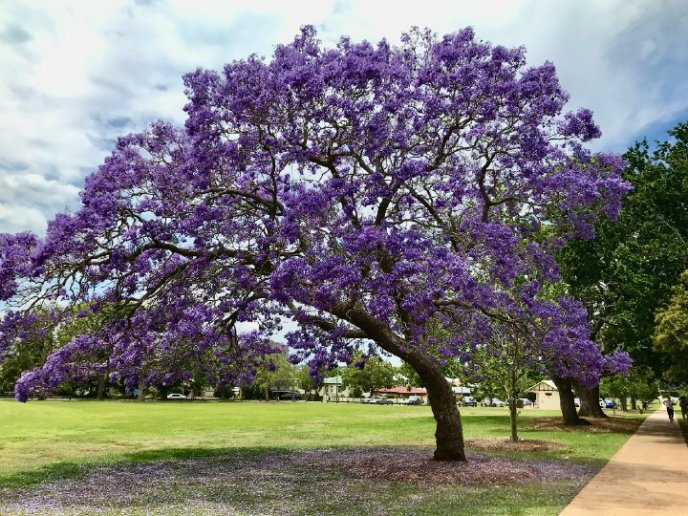
%> input picture cpp proyects/jacaranda.jpg, 688 x 516 px
$ octave Practica_1_v1.m   (GNU Octave 9; MATLAB toolbox functions it lacks are replaced by stand-ins)
%> lines starting %> are read from the running program, lines starting %| are printed output that depends on the picture
%inciso a

foto = imread ("jacaranda.jpg");
%> foto is the input picture: size 516x688x3 uint8; mean R, G, B 122.9, 121, 120.2
copy=foto;
copy2=foto;
r = foto;
g = foto;
b = foto;

r(:,:,2:3)=0;
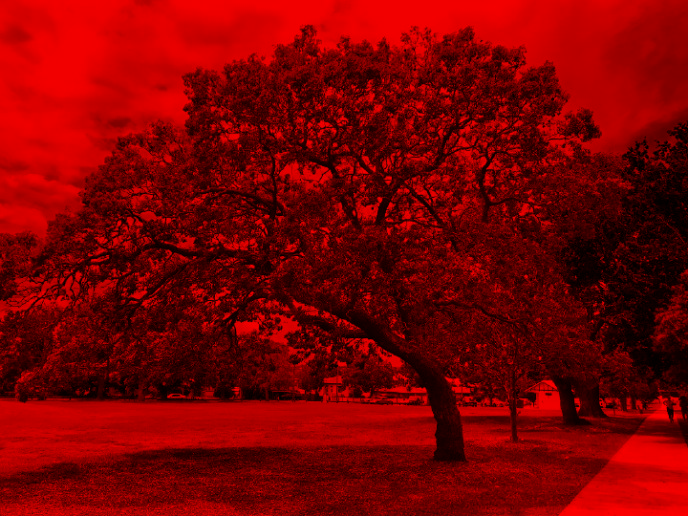
%> r: size 516x688x3 uint8; mean R, G, B 122.9, 0, 0
g(:,:,[1,3])=0;
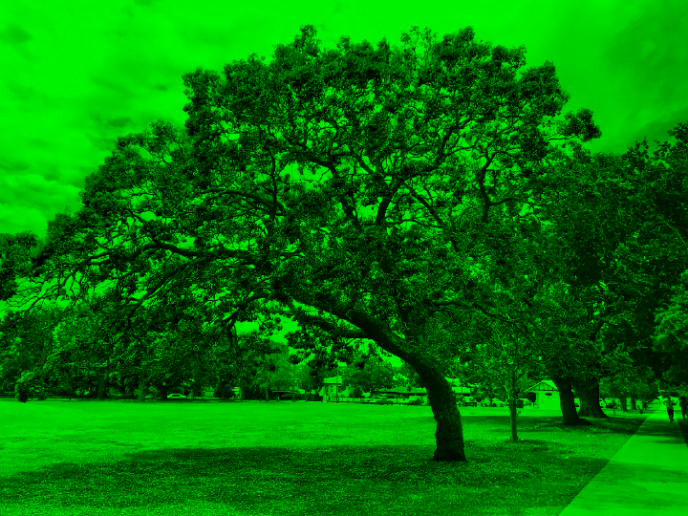
%> g: size 516x688x3 uint8; mean R, G, B 0, 121, 0
b(:,:,1:2)=0;
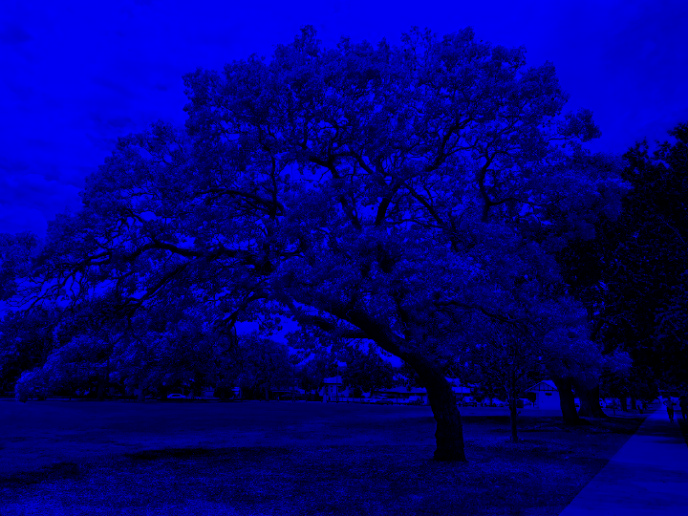
%> b: size 516x688x3 uint8; mean R, G, B 0, 0, 120.2
arr=[foto,r;g,b];
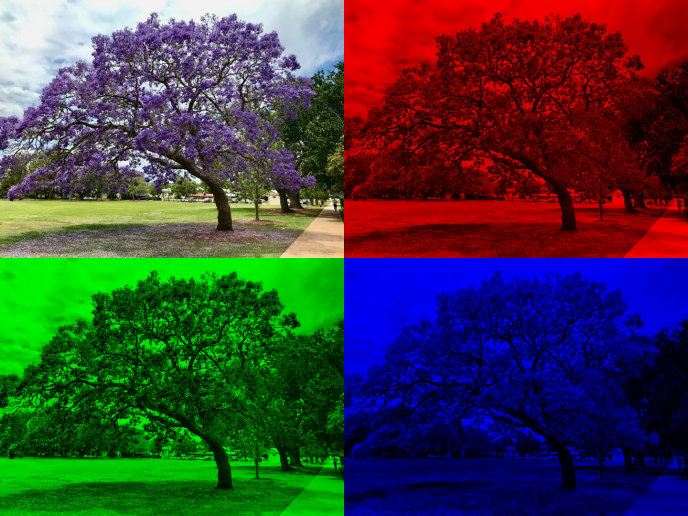
%> arr: size 1032x1376x3 uint8 (shown at 1/2 size); mean R, G, B 61.4, 60.5, 60.1

figure()
imshow(arr,"Border","tight")

%inciso b
[m,n]=size(foto);
%> m = 516; n = 2064
n=n/3;
%> n = 688
b=n/3;
%> b = 229.3
copy(:, 1:round(b-1), 2:3)=0;
copy(:, b:round(2*b), 1)=0;
copy(:, b:round(2*b), 3)=0;
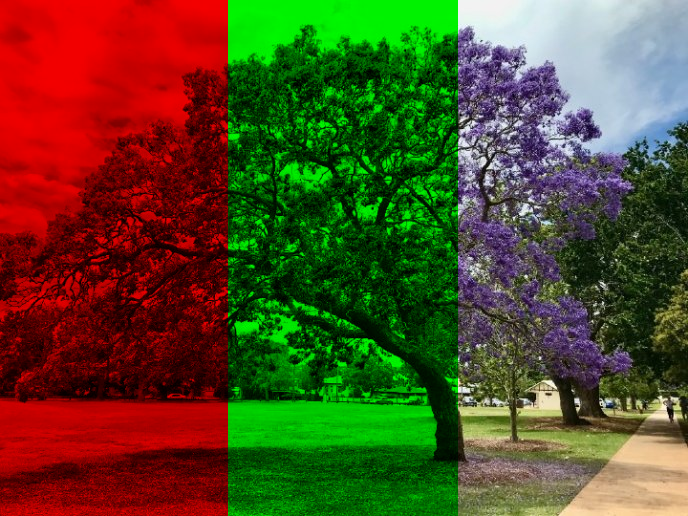
%> copy: size 516x688x3 uint8; mean R, G, B 84.6, 73.6, 35.7
copy(:, round(2*b):n, 1:2)=0;
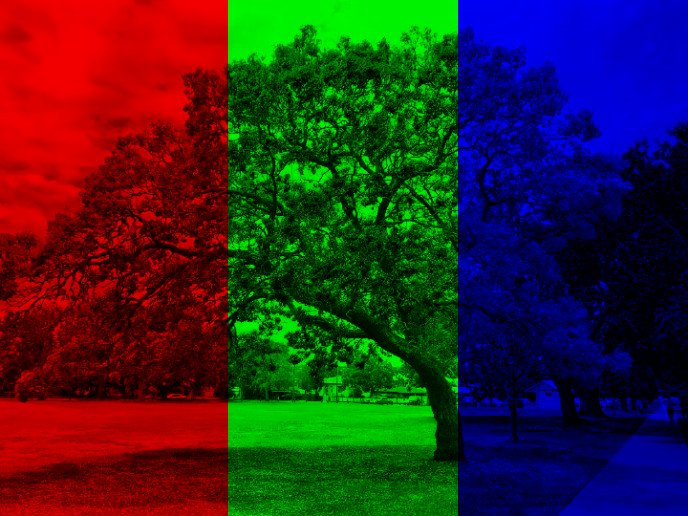
%> copy: size 516x688x3 uint8; mean R, G, B 47.2, 36.1, 35.7
figure()
imshow(copy,"Border","tight")

%inciso c
b=m/3;
%> b = 172
copy2(1:(b-1), :, 2:3)=0;
copy2(b:round(2*b-1), :, 1)=0;
copy2(b:(2*b-1), :, 3)=0;
copy2(round(2*b):m, :, 1:2)=0;
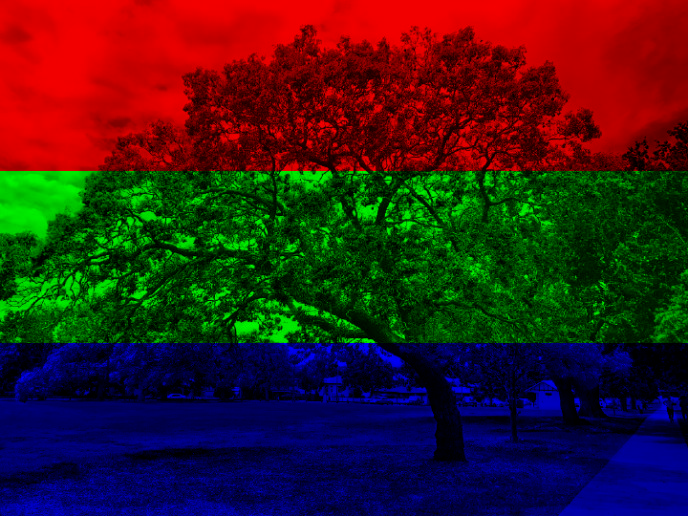
%> copy2: size 516x688x3 uint8; mean R, G, B 53.2, 27.6, 27
figure()
imshow(copy2,"Border","tight")

% inciso d
m = 384;
n = 512;
A= zeros(m,n,3);
for i = 1:m
    for j = 1:n
        if i == 200 && j>160 &&j<350
            for z = 1:40
                A(i+z,j,2) = 255;
            end
        end
        if i<353 && i>31 && j<385 && j>257
            k = round(0.4*i)+272;
            for z = 1:50
                A(i,k-z,2) = 255;
            end
        elseif i<353 && i>31 && j<257 && j>129
            k = round(-0.4*i)+292;
            for z = 1:50
                A(i,k-z,2) = 255;
            end
        end
    end
end
for i = 1:m
    for j = 1:n
        if j > n/2 && A(i,j,2) == 0
            A(i,j,3) = 255;
        end
        if (j <= n/2) &&  A(i,j,2) == 0
             A(i,j,1) = 255;
        end
     end
 end
figure()
imshow(A, "Border","tight")
